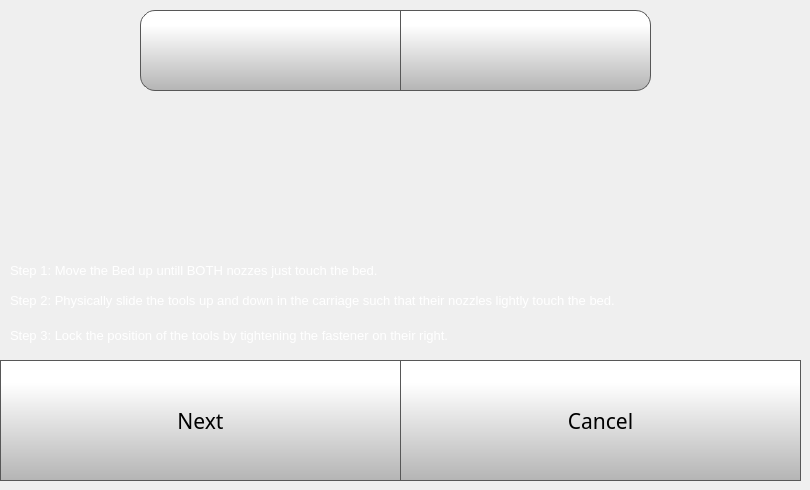
    <widget class="QWidget" name="idexConfigStep5Page">
     <widget class="QPushButton" name="moveZMIdexButton">
      <property name="geometry">
       <rect>
        <x>400</x>
        <y>10</y>
        <width>251</width>
        <height>81</height>
       </rect>
      </property>
      <property name="minimumSize">
       <size>
        <width>0</width>
        <height>0</height>
       </size>
      </property>
      <property name="font">
       <font>
        <family>Gotham</family>
        <pointsize>16</pointsize>
       </font>
      </property>
      <property name="styleSheet">
       <string notr="true">QPushButton {
     border: 1px solid rgb(87, 87, 87);

	background-color: qlineargradient(spread:pad, x1:0, y1:1, x2:0, y2:0.188, stop:0 rgba(180, 180, 180, 255), stop:1 rgba(255, 255, 255, 255));
	border-bottom-right-radius: 15px;
	border-top-right-radius: 15px;
}

QPushButton:pressed {
    background-color: qlineargradient(x1: 0, y1: 0, x2: 0, y2: 1,
                                      stop: 0 #dadbde, stop: 1 #f6f7fa);
}

QPushButton:flat {
    border: none; /* no border for a flat push button */
}

QPushButton:default {
    border-color: navy; /* make the default button prominent */
}

QPushButton:focus {
	outline: none;
}</string>
      </property>
      <property name="text">
       <string/>
      </property>
      <property name="icon">
       <iconset>
        <normaloff>templates/img/arrows.png</normaloff>templates/img/arrows.png</iconset>
      </property>
      <property name="iconSize">
       <size>
        <width>150</width>
        <height>150</height>
       </size>
      </property>
      <property name="checkable">
       <bool>false</bool>
      </property>
      <property name="autoDefault">
       <bool>false</bool>
      </property>
      <property name="default">
       <bool>false</bool>
      </property>
      <property name="flat">
       <bool>false</bool>
      </property>
     </widget>
     <widget class="QPushButton" name="idexConfigStep5NextButton">
      <property name="geometry">
       <rect>
        <x>0</x>
        <y>360</y>
        <width>401</width>
        <height>121</height>
       </rect>
      </property>
      <property name="font">
       <font>
        <family>Gotham</family>
        <pointsize>16</pointsize>
       </font>
      </property>
      <property name="styleSheet">
       <string notr="true">QPushButton {
     border: 1px solid rgb(87, 87, 87);
	background-color: qlineargradient(spread:pad, x1:0, y1:1, x2:0, y2:0.188, stop:0 rgba(180, 180, 180, 255), stop:1 rgba(255, 255, 255, 255));


}

QPushButton:pressed {
    background-color: qlineargradient(x1: 0, y1: 0, x2: 0, y2: 1,
                                      stop: 0 #dadbde, stop: 1 #f6f7fa);
}

QPushButton:flat {
    border: none; /* no border for a flat push button */
}

QPushButton:default {
    border-color: navy; /* make the default button prominent */
}

QPushButton:focus {
	outline: none;
}</string>
      </property>
      <property name="text">
       <string>Next</string>
      </property>
      <property name="iconSize">
       <size>
        <width>40</width>
        <height>40</height>
       </size>
      </property>
     </widget>
     <widget class="QPushButton" name="idexConfigStep5CancelButton">
      <property name="geometry">
       <rect>
        <x>400</x>
        <y>360</y>
        <width>401</width>
        <height>121</height>
       </rect>
      </property>
      <property name="font">
       <font>
        <family>Gotham</family>
        <pointsize>16</pointsize>
       </font>
      </property>
      <property name="styleSheet">
       <string notr="true">QPushButton {
     border: 1px solid rgb(87, 87, 87);
	background-color: qlineargradient(spread:pad, x1:0, y1:1, x2:0, y2:0.188, stop:0 rgba(180, 180, 180, 255), stop:1 rgba(255, 255, 255, 255));


}

QPushButton:pressed {
    background-color: qlineargradient(x1: 0, y1: 0, x2: 0, y2: 1,
                                      stop: 0 #dadbde, stop: 1 #f6f7fa);
}

QPushButton:flat {
    border: none; /* no border for a flat push button */
}

QPushButton:default {
    border-color: navy; /* make the default button prominent */
}

QPushButton:focus {
	outline: none;
}</string>
      </property>
      <property name="text">
       <string>Cancel</string>
      </property>
      <property name="iconSize">
       <size>
        <width>40</width>
        <height>40</height>
       </size>
      </property>
     </widget>
     <widget class="QPushButton" name="moveZPIdexButton">
      <property name="geometry">
       <rect>
        <x>140</x>
        <y>10</y>
        <width>261</width>
        <height>81</height>
       </rect>
      </property>
      <property name="minimumSize">
       <size>
        <width>0</width>
        <height>0</height>
       </size>
      </property>
      <property name="font">
       <font>
        <family>Gotham</family>
        <pointsize>16</pointsize>
       </font>
      </property>
      <property name="styleSheet">
       <string notr="true">QPushButton {
     border: 1px solid rgb(87, 87, 87);

	background-color: qlineargradient(spread:pad, x1:0, y1:1, x2:0, y2:0.188, stop:0 rgba(180, 180, 180, 255), stop:1 rgba(255, 255, 255, 255));
	border-bottom-left-radius: 15px;
	border-top-left-radius: 15px;
}

QPushButton:pressed {
    background-color: qlineargradient(x1: 0, y1: 0, x2: 0, y2: 1,
                                      stop: 0 #dadbde, stop: 1 #f6f7fa);
}

QPushButton:flat {
    border: none; /* no border for a flat push button */
}

QPushButton:default {
    border-color: navy; /* make the default button prominent */
}

QPushButton:focus {
	outline: none;
}</string>
      </property>
      <property name="text">
       <string/>
      </property>
      <property name="icon">
       <iconset>
        <normaloff>templates/img/arrows-5.png</normaloff>templates/img/arrows-5.png</iconset>
      </property>
      <property name="iconSize">
       <size>
        <width>150</width>
        <height>150</height>
       </size>
      </property>
      <property name="checkable">
       <bool>false</bool>
      </property>
      <property name="autoDefault">
       <bool>false</bool>
      </property>
      <property name="default">
       <bool>false</bool>
      </property>
      <property name="flat">
       <bool>false</bool>
      </property>
     </widget>
     <widget class="QLabel" name="toolZOffsetLabel_5">
      <property name="geometry">
       <rect>
        <x>10</x>
        <y>260</y>
        <width>791</width>
        <height>21</height>
       </rect>
      </property>
      <property name="font">
       <font>
        <family>MS Shell Dlg 2</family>
        <pointsize>10</pointsize>
        <bold>false</bold>
       </font>
      </property>
      <property name="styleSheet">
       <string notr="true">color: rgb(255, 255, 255);</string>
      </property>
      <property name="text">
       <string>Step 1: Move the Bed up untill BOTH nozzes just touch the bed.</string>
      </property>
      <property name="wordWrap">
       <bool>true</bool>
      </property>
     </widget>
     <widget class="QLabel" name="toolZOffsetLabel_6">
      <property name="geometry">
       <rect>
        <x>10</x>
        <y>290</y>
        <width>791</width>
        <height>21</height>
       </rect>
      </property>
      <property name="font">
       <font>
        <family>MS Shell Dlg 2</family>
        <pointsize>10</pointsize>
        <bold>false</bold>
       </font>
      </property>
      <property name="styleSheet">
       <string notr="true">color: rgb(255, 255, 255);</string>
      </property>
      <property name="text">
       <string>Step 2: Physically slide the tools up and down in the carriage such that their nozzles lightly touch the bed. </string>
      </property>
      <property name="wordWrap">
       <bool>true</bool>
      </property>
     </widget>
     <widget class="QLabel" name="toolZOffsetLabel_7">
      <property name="geometry">
       <rect>
        <x>10</x>
        <y>320</y>
        <width>791</width>
        <height>31</height>
       </rect>
      </property>
      <property name="font">
       <font>
        <family>MS Shell Dlg 2</family>
        <pointsize>10</pointsize>
        <bold>false</bold>
       </font>
      </property>
      <property name="styleSheet">
       <string notr="true">color: rgb(255, 255, 255);</string>
      </property>
      <property name="text">
       <string>Step 3: Lock the position of the tools by tightening the fastener on their right.</string>
      </property>
      <property name="wordWrap">
       <bool>true</bool>
      </property>
     </widget>
     <widget class="QLabel" name="Nozzlelevel2">
      <property name="geometry">
       <rect>
        <x>20</x>
        <y>100</y>
        <width>761</width>
        <height>151</height>
       </rect>
      </property>
      <property name="text">
       <string/>
      </property>
      <property name="alignment">
       <set>Qt::AlignCenter</set>
      </property>
     </widget>
    </widget>
